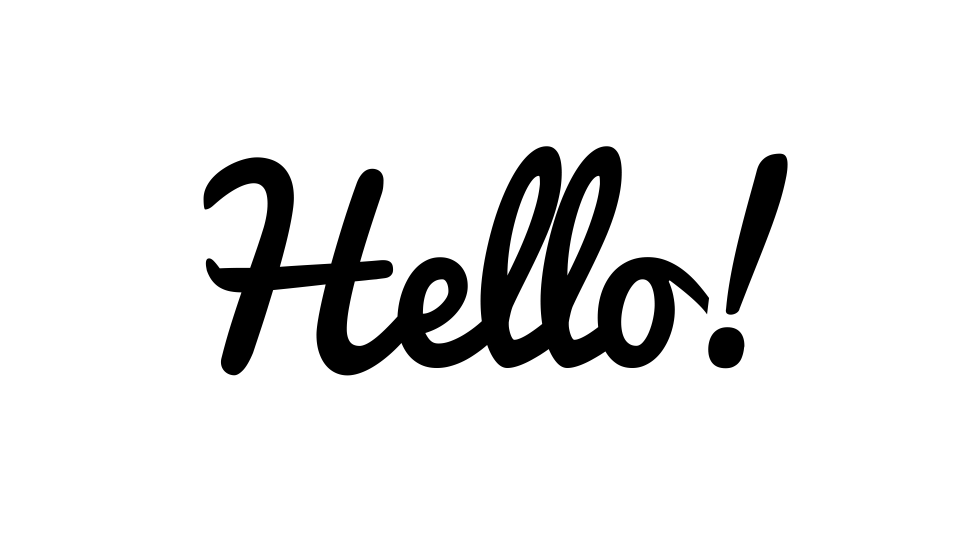
#> input picture hello1.jpg, 1920 x 1080 px (shown at 1/2 size)
$ python trace.py   (Python 2 division)   (older library calls are emulated)
#> lines starting #> are read from the running program, lines starting #| are printed output that depends on the picture; after the words box and inside, x2 and y2 are one past the last pixel; in counts of white or black regions, pixels touching at a corner belong together
#> further down, im is the input picture: shape (1080, 1920, 3); min 0, max 255, mean 229.5
import numpy as np
import cv2


def get_contours(im):
    #contours finds white object from black background.
    #invert the image.
    im = (255-im)
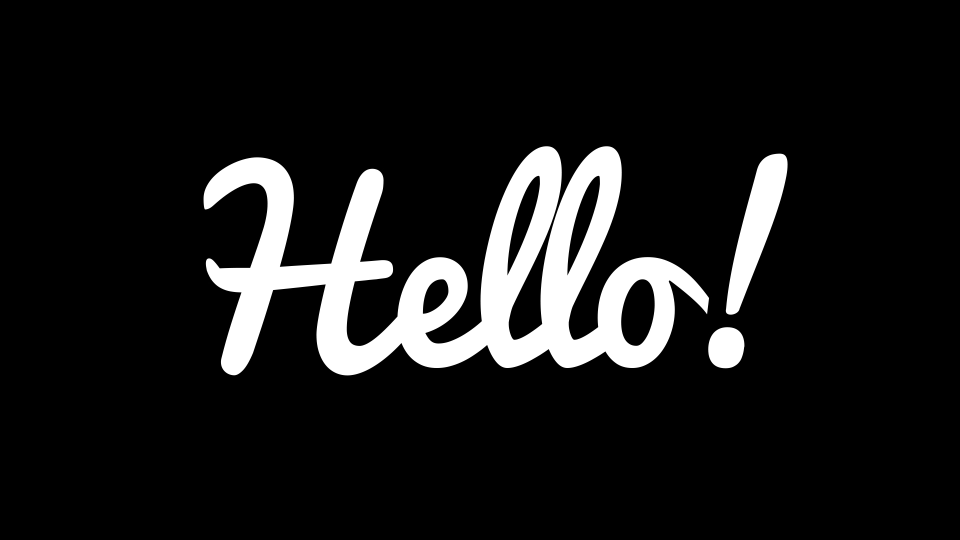
#> im: shape (1080, 1920, 3) (shown at 1/2 size); min 0, max 255, mean 25.5

    #convert to greyscale
    imgray = cv2.cvtColor(im,cv2.COLOR_BGR2GRAY)
    ret,thresh = cv2.threshold(imgray,127,255,0)
#> thresh: shape (1080, 1920); 10% white; 3 white regions
    im2, contours, hierarchy = cv2.findContours(thresh,cv2.RETR_TREE,cv2.CHAIN_APPROX_SIMPLE)
#> contours = 7 contours; box (x1, y1, x2, y2) and area: (407, 293, 1418, 751) 201820, (1452, 307, 1575, 629) 16086, (1241, 558, 1310, 693) 6940, (1134, 351, 1201, 551) 4795, (1014, 351, 1081, 551) 4795, (1417, 654, 1489, 737) 4697, (845, 558, 898, 628) 2412

    approx = []

    for cnt in contours:
        #simplify the contours
        #epsilon = 0.005*cv2.arcLength(cnt,True)
        epsilon = 2
        approx.append(cv2.approxPolyDP(cnt,epsilon,True))
#> this loop made 7 passes
#> after the loop, approx = 7 contours; box (x1, y1, x2, y2) and area: (407, 293, 1418, 751) 200638, (1452, 308, 1575, 629) 16022, (1241, 558, 1310, 693) 6846, (1417, 654, 1488, 736) 4644, (1134, 351, 1200, 551) 4629, (1014, 351, 1080, 551) 4629, (846, 558, 898, 628) 2279

    #delete the image outline   #this is obselete now.
    #contours = np.delete(contours, (0), axis=0)

    return approx

def format_on(coord):
    return "s=" + str(coord[0])+ "," + str(coord[1]) + ",4095,0,0,0"

def format_off(coord):
    return "s=" + str(coord[0])+ "," + str(coord[1]) + ",0,0,0,0"

def make_output(contours, shape):
    output_size = 4000
    output_offset = 0   #be able to choose the range taken up.

    #know the size of the image so it can be scaled to the right output (0 to 4095)


    arr = np.empty(0)

    scale = shape[0] if shape[0] > shape[1] else shape[1]

    scale = output_size / scale
    contours[:] = [c * scale + output_offset for c in contours]

    #convert the contours array to a style that is appropriate for laser display.
    for loop in contours: #this returns the individual shape. light must be on for the entire time, then off as it switches to the next shape.
        arr = np.append(arr, format_off(loop[0][0]))    #arrive at the destination wih the laser off
        for point in loop:
            arr = np.append(arr, format_on(point[0]))
        arr = np.append(arr, format_off(loop[len(loop)-1][0]))    #turn the laser off before going to the next point.

    return arr

def init_laser():
    #initialise the galvos.
    print "r=10000" #The 'r' parameter sets the pulses per second. Should not exceed 20 000
    print "e=1"    #enable= true

def draw_shape(arr):
    for a in arr:
        print a #print line by line

def exit_laser():
    print "e=0"  #enable = false
    #print "f=1" #flushing functionality seems to be broken

if(__name__ == "__main__"):
    #im = cv2.imread('square.png') #select the desired image.
    #im = cv2.imread('hello.jpeg')
    im = cv2.imread('hello1.jpg')
    #im = cv2.imread('circles.jpeg')
    #im = cv2.imread('circles2.png')
    #im = cv2.imread('test.jpg')

    contours = get_contours(im)
#> contours has the same summary as approx in get_contours


    img = np.ones(im.shape)#how to get size of original image.
    cv2.drawContours(img, contours, -1, (0, 0, 255), 1)
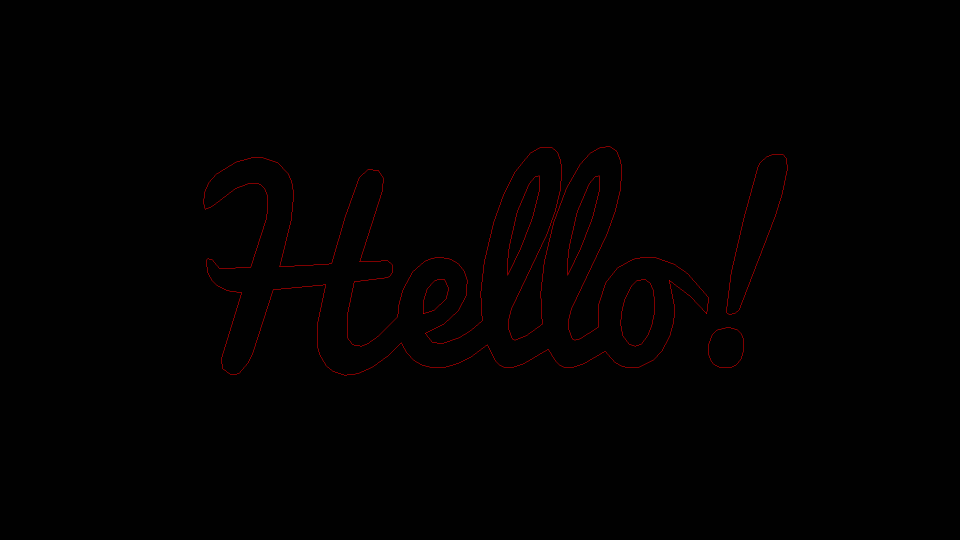
#> img: shape (1080, 1920, 3) float64 (shown at 1/2 size); mean of channels 0, 1, 2 1, 1, 2; drawn as B, G, R
    cv2.imshow("img", img)
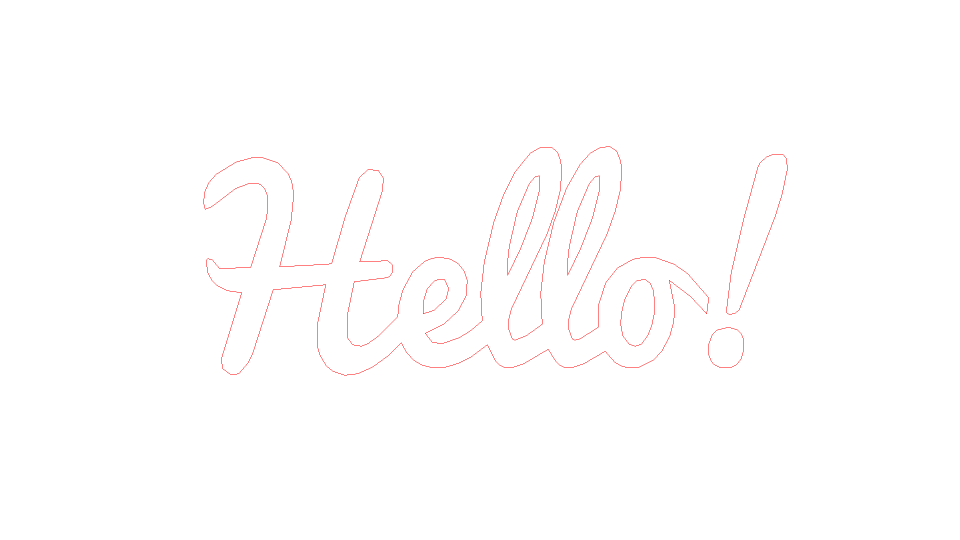
#> window 'img': shape (1080, 1920, 3) (shown at 1/2 size); mean B, G, R 254, 254, 255
    #cv2.waitKey(0)

    arr = make_output(contours, im.shape)
#> the loop in make_output, `for loop in contours:` made 7 passes

    #print len(arr)


    init_laser()
    for i in range(100):
        draw_shape(arr)
    #draw_shape(arr) for i in range 100
    exit_laser()

    img = np.ones(im.shape)#how to get size of original image.
    cv2.drawContours(img, contours, -1, (0, 0, 255), 1)
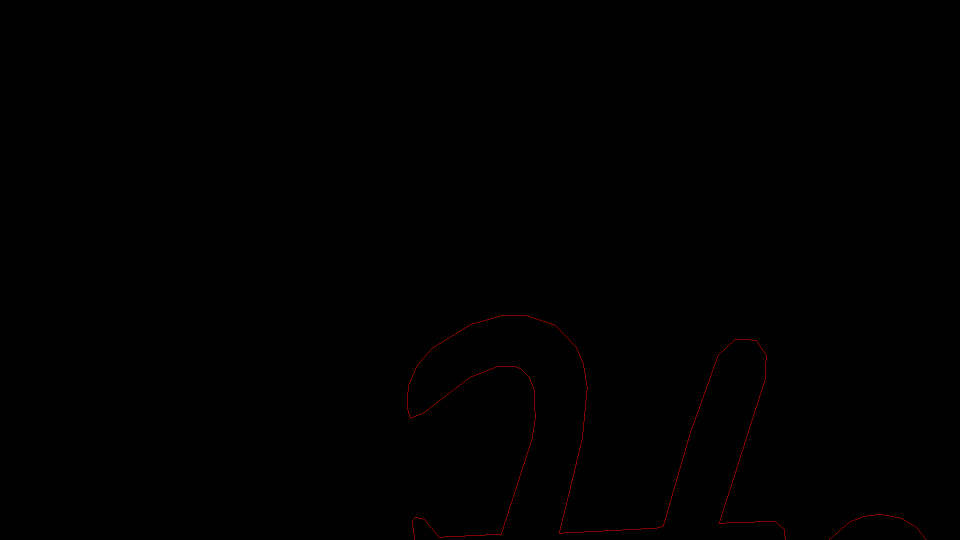
#> img: shape (1080, 1920, 3) float64 (shown at 1/2 size); mean of channels 0, 1, 2 1, 1, 1.4; drawn as B, G, R


    cv2.imshow ("im", im)
    #cv2.imshow("im2", im2)
    cv2.waitKey(0)
    ''''''


'''
lasershark display format.

r=1000 # THIS MUST BE THE FIRST LINE IN THE FILE!
# The "r=number" command sets the speed in points per second (pps) at which samples are displayed by the Lasershark.
# The pps speed can be set to any integer between 1 and the maximum value as reported by the Lasershark (64000)
# You should not set this value to be greater than what your galvos are capable of operating at.
#       Failure to adhere to this guidance can result in galvo damage or decreased lifespan.
#
# !!!!!!!!!!!!!!!!!!!!!!!!!DO NOT ATTEMPT TO RUN THIS FILE!!!!!!!!!!!!!!!!!!!!!!!!!
# THIS FILE IS INTENDED DEMONSTRATE THE lasershark_stdin COMMAND FORMAT ONLY!
# !!!!!!!!!!!!!!!!!!!!!!!!!DO NOT ATTEMPT TO RUN THIS FILE!!!!!!!!!!!!!!!!!!!!!!!!!
#
# Comment lines start with a "#". These are ignored.
# Command lines may also have comments appended to their ends using the "#" symbol.
#
e=1
# The "e=" command sets the output enable state of the Lasershark. The output enable status must be set for any
# laser or galvo control to occur.
#       "e=1" == enable

    print max_dim#       "e=0" == disable
#
p=Prints a text string to the console
#
s=1,1,1,1,1,1
# The "s=" command adds a sample to the sample buffer to be written out to the Lasershark.
# A sample defines galvo positioning and laser intensity for a particular point to be displayed.
# The format is "s=X,Y,A,B,C,INTL_A"
# The ranges for these fields are X=[0-4095],Y=[0-4095],A=[0-4095],B=[0-4095],C=[0,1],INTL_A=[0,1]
# For A and B (analog laser control outputs), 0 means the output is off and 4096 means the output is at full power
#       1024 would indicate 25% output power, 2048 would indicate 50% output power, etc.
# For C (TTL laser control output) 0 means the output is off and 1 means the output is on
# For INTL_A (Interlock A) 0 means the output is off and 1 means the output is on (for ttl)
# Samples are queued until they fill a full lasershark packet and are then written out to the lasershark.
# This means that to ensure ALL samples are written out, a flush should be performed once all desired samples are
# written out.
#
f=1 # Flushes all samples. It is reccomended to stick this at the end of your output file to ensure all samples are displayed.
'''

$ run again, with hello.jpeg copied over hello1.jpg
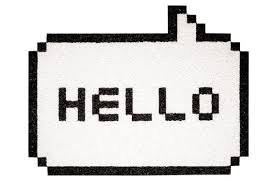
#> input picture hello.jpeg, 275 x 183 px
#> im is the input picture: shape (183, 275, 3); mean B, G, R 211, 212.1, 213.2
#> in get_contours, `ret,thresh = cv2.threshold(imgray,127,255,0)`:
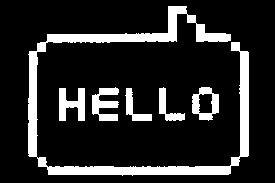
#> thresh: shape (183, 275); 15.6% white; 6 white regions
#> in get_contours, `im2, contours, hierarchy = cv2.findContours(thresh,cv2.RETR_TREE,cv2.C..`: contours = 7 contours; box (x1, y1, x2, y2) and area: (28, 6, 249, 176) 4942, (192, 87, 219, 121) 648, (59, 88, 85, 121) 462, (92, 87, 119, 121) 455, (159, 87, 185, 121) 268, (198, 93, 213, 114) 266, (125, 88, 152, 121) 264
#> the loop in get_contours, `for cnt in contours:` made 7 passes
#> after the loop in get_contours, `for cnt in contours:`: approx = 7 contours; box (x1, y1, x2, y2) and area: (28, 6, 249, 175) 5056, (192, 87, 219, 120) 644, (59, 88, 85, 121) 494, (92, 88, 118, 121) 486, (159, 88, 185, 121) 274, (126, 88, 152, 121) 270, (198, 93, 213, 114) 239
#> `contours = get_contours(im)`: contours has the same summary as approx in get_contours
#> `cv2.imshow("img", img)`:
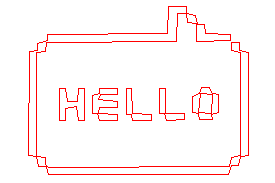
#> window 'img': shape (183, 275, 3); mean B, G, R 244, 244, 255
#> the loop in make_output, `for loop in contours:` made 7 passes
#> loop on pass 4: [[2800, 1302], [2968, 1316], [2954, 1582], [2772, 1568]]

$ run again, with circles.jpeg copied over hello1.jpg
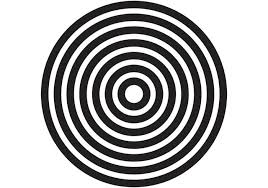
#> input picture circles.jpeg, 268 x 188 px
#> im is the input picture: shape (188, 268, 3); mean B, G, R 178.5, 178.3, 178.6
#> in get_contours, `ret,thresh = cv2.threshold(imgray,127,255,0)`:
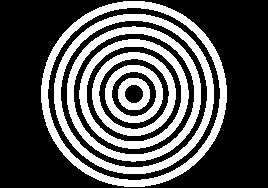
#> thresh: shape (188, 268); 32.8% white; 7 white regions
#> in get_contours, `im2, contours, hierarchy = cv2.findContours(thresh,cv2.RETR_TREE,cv2.C..`: contours = 14 contours; largest, box (x1, y1, x2, y2) and area: (41, 1, 227, 187) 26947, (47, 7, 221, 181) 23337, (54, 14, 214, 174) 20017, (60, 20, 208, 168) 16928, (67, 26, 201, 162) 14124
#> the loop in get_contours, `for cnt in contours:` made 14 passes
#> after the loop in get_contours, `for cnt in contours:`: approx = 14 contours; largest, box (x1, y1, x2, y2) and area: (41, 1, 227, 187) 26678, (47, 7, 221, 181) 23002, (54, 14, 214, 174) 19770, (60, 20, 208, 168) 16650, (67, 26, 201, 162) 13967
#> `contours = get_contours(im)`: contours has the same summary as approx in get_contours
#> `cv2.imshow("img", img)`:
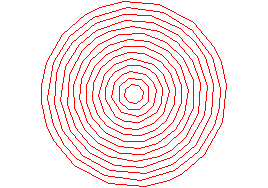
#> window 'img': shape (188, 268, 3); mean B, G, R 234.6, 234.6, 255
#> the loop in make_output, `for loop in contours:` made 14 passes
